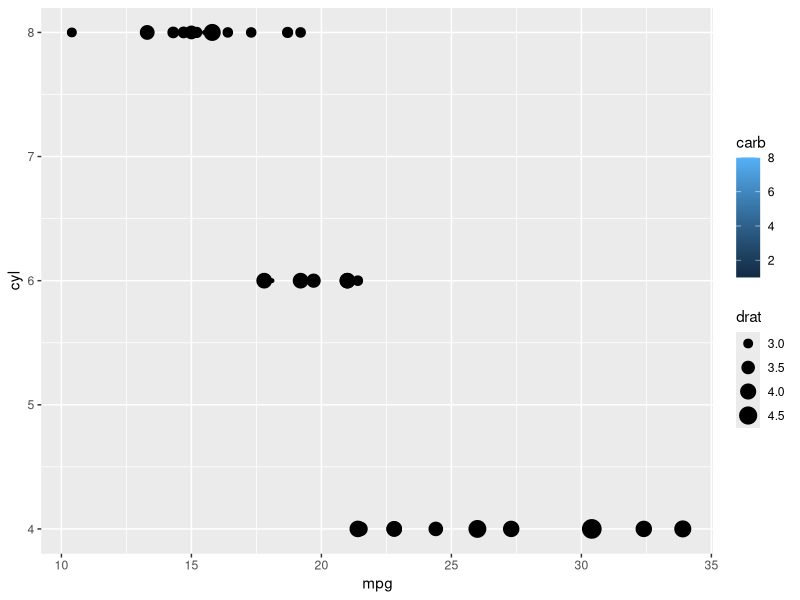

Here is the R script that generated this plot:
## ---- chunk 1
knitr::opts_chunk$set(echo = TRUE,
                      warning = FALSE,
                      message = FALSE)
    
## ---- chunk 2
meanofStudents <- (1.1 + 1.7)/2
cat("The mean:",meanofStudents)

## ---- chunk 3
one_standard_deviation = (1.7 - 1.1)/4
cat("The SD:",one_standard_deviation)
## ---- chunk 4
far_from_mean <- 1.85 - 1.4 
far_from_mean
## ---- chunk 5
far_from_sd <-  0.45/0.15
far_from_sd 
## ---- chunk 6
student_mark <- c(20,15,26,32,18,28,35,14,26,22,17)
mean_mark <- mean(student_mark)
sd_mark <- sd(student_mark)
cat("Mean of Score is:",mean_mark,"\nSD is:",sd_mark)

## ---- chunk 7
standardize_marks <-(student_mark - mean_mark)/6.6
standardize_marks

# 68% of the student mark will lay between 23-6.95 and 23+6.95
23 - 6.95 # lower bound
23 + 6.95 # upper bound

student_mark[student_mark < 16.05] 

## ---- chunk 8

 1- 0.84 # 50% of the data and 34% from the half 1 standard deviation

# we can do by calculating
pnorm(170, mean = 150, sd = 20, lower.tail = F)
## ---- chunk 9
pnorm(125, mean = 100, sd = 15, lower.tail = TRUE)
## ---- chunk 10
pnorm(110, mean = 100, sd = 15, lower.tail = FALSE)
## ---- chunk 11
a <- pnorm(110, mean = 100, sd = 15, lower.tail = TRUE)
b <- pnorm(125, mean = 100, sd = 15, lower.tail = TRUE)

abs(a - b)

## ---- chunk 12
prob_25 <- qnorm(0.25, mean = 100, sd = 15, lower.tail = TRUE)
prob_25
## ---- chunk 13
prob_10 <- qnorm(0.1, mean = 100, sd = 15, lower.tail = FALSE)
prob_10
## ---- chunk 14
pnorm(84, mean = 72, sd = 15.2, lower.tail = FALSE)
## ---- chunk 15
z = (26650 - 26000)/121
z
## ---- chunk 16
pnorm(26650, mean = 26000, sd = 121, lower.tail = FALSE)
## ---- chunk 17
pnorm(6.2, mean = 6, sd = 1, lower.tail = TRUE)

## ---- chunk 18
sample_sd = 1/sqrt(100)
pnorm(6.2, mean = 6, sd = 0.1, lower.tail = TRUE)
## ---- chunk 19
qnorm(0.05, sd= 1, mean = 6, lower.tail = FALSE)
## ---- chunk 20
library(ggplot2)
ggplot(mtcars, aes(mpg, cyl, size = drat, fill = carb))+
  geom_point()
